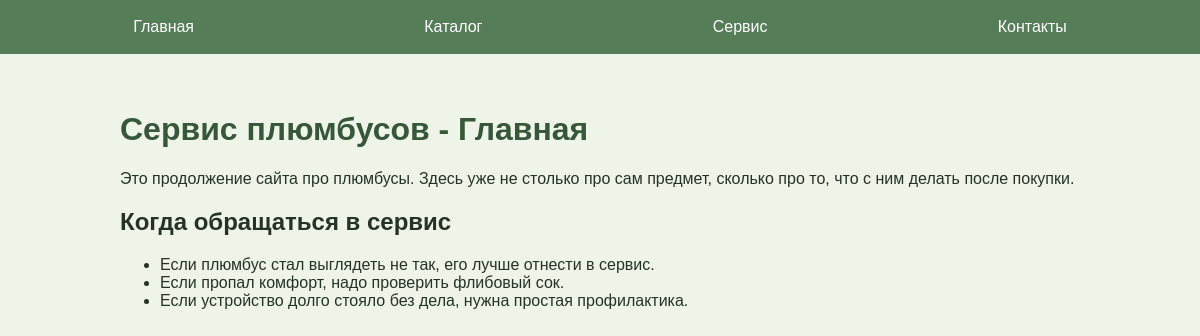
/index, run on the app's committed database.
### tables this page shows
CREATE TABLE mainmenu(
    id INTEGER PRIMARY KEY AUTOINCREMENT,
    title TEXT NOT NULL,
    url TEXT NOT NULL
);

CREATE TABLE pages(
    id INTEGER PRIMARY KEY AUTOINCREMENT,
    alias TEXT NOT NULL,
    title TEXT NOT NULL,
    text TEXT NOT NULL
);

CREATE TABLE page_items(
    id INTEGER PRIMARY KEY AUTOINCREMENT,
    page_alias TEXT NOT NULL,
    title TEXT NOT NULL,
    text TEXT,
    position INTEGER NOT NULL
);

### app.py (the view)
@app.route("/")
@app.route("/index")
def index():
    dbase, page = get_page_data("index")
    return render_template(
        "index.html",
        title=page["title"],
        menu=dbase.get_menu(),
        page=page,
        items=dbase.get_page_items("index"),
    )

### FDataBase.py (called while the page is built)
    def get_menu(self):
        try:
            self.__cur.execute("SELECT title, url FROM mainmenu ORDER BY id")
            result = self.__cur.fetchall()
            if result:
                return result
        except sqlite3.Error as error:
            print("Ошибка чтения меню из базы данных", error)
        return []

    def get_page(self, alias):
        try:
            self.__cur.execute(
                "SELECT title, text FROM pages WHERE alias = ? LIMIT 1",
                (alias,),
            )
            result = self.__cur.fetchone()
            if result:
                return result
        except sqlite3.Error as error:
            print("Ошибка чтения страницы из базы данных", error)
        return False

    def get_page_items(self, alias):
        try:
            self.__cur.execute(
                "SELECT title, text FROM page_items "
                "WHERE page_alias = ? ORDER BY position",
                (alias,),
            )
            return self.__cur.fetchall()
        except sqlite3.Error as error:
            print("Ошибка чтения содержимого страницы", error)
        return []

### app.py (called while the page is built)
def connect_db():
    con = sqlite3.connect(app.config["DATABASE"])
    con.row_factory = sqlite3.Row
    return con

def get_db():
    if not hasattr(g, "link_db"):
        g.link_db = connect_db()
    return g.link_db

def get_page_data(alias):
    dbase = FDataBase(get_db())
    page = dbase.get_page(alias)
    if not page:
        abort(404)
    return dbase, page

### templates/index.html (shortened to what this page needs)
{% extends 'base.html' %}
{% block content %}
{{ super() }}
{{ page.text | safe }}
<h2>Когда обращаться в сервис</h2>
<ul>
    {% for item in items %}
    <li>{{ item.text }}</li>
    {% endfor %}
</ul>
{% endblock %}

### templates/base.html (shortened to what this page needs)
<!DOCTYPE html>
<html lang="ru">
<head>
    <link rel="stylesheet" href="{{ url_for('static', filename='css/style.css') }}">
</head>
<body>
{% block content %}
    <ul class="menu">
        {% for m in menu %}
        <li><a href="{{ m.url }}">{{ m.title }}</a></li>
        {% endfor %}
    </ul>
    <div class="container">
        {% if title %}
        <h1>Сервис плюмбусов - {{ title }}</h1>
        {% else %}
        <h1>Сервис плюмбусов</h1>
        {% endif %}
{% endblock %}
    </div>
</body>
</html>

### static/css/style.css (style rules this page uses)
body { background: #eef4e8; margin: 0; padding: 0; font-family: Verdana, Geneva, Tahoma, sans-serif; color: #263226; }
.menu { display: flex; justify-content: space-around; list-style: none; background: #547d58; padding: 18px; margin-top: 0; }
.menu a { color: white; text-decoration: none; }
.container { max-width: 1000px; margin: 0 auto; padding: 20px; box-sizing: border-box; }
h1 { color: #365739; }

### data on the page
mainmenu: title "Главная"
mainmenu: title "Каталог"
mainmenu: title "Сервис"
mainmenu: title "Контакты"
pages: title "Главная", text "Это продолжение сайта про плюмбусы. Здесь уже не столько про сам предмет, сколько про то, что с ним делать после покупки."
page_items: text "Если плюмбус стал выглядеть не так, его лучше отнести в сервис."
page_items: text "Если пропал комфорт, надо проверить флибовый сок."
page_items: text "Если устройство долго стояло без дела, нужна простая профилактика."
